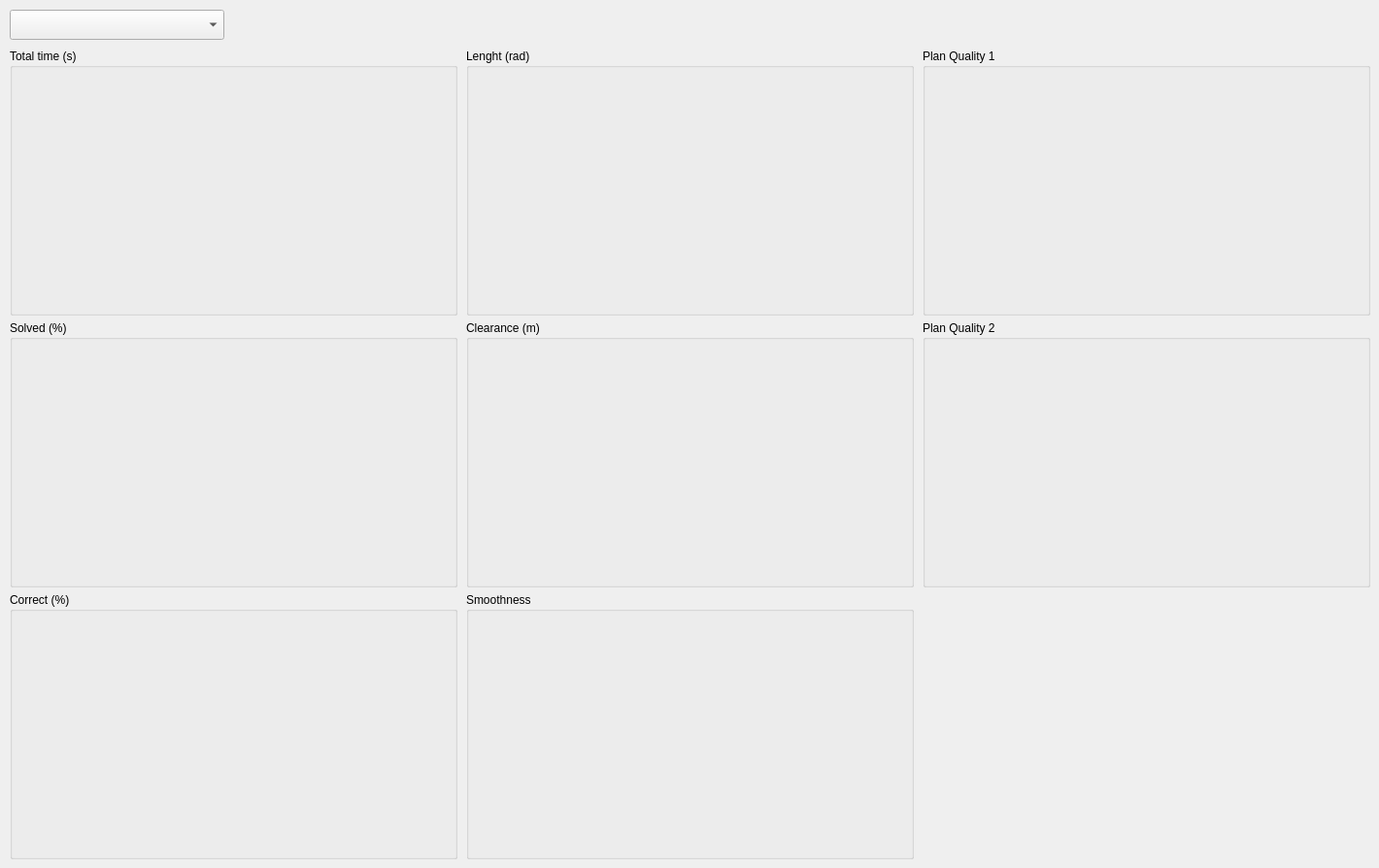
       <widget class="QWidget" name="tab_11">
        <attribute name="title">
         <string>Choose query</string>
        </attribute>
        <widget class="QComboBox" name="queries_combo_box">
         <property name="geometry">
          <rect>
           <x>10</x>
           <y>10</y>
           <width>221</width>
           <height>31</height>
          </rect>
         </property>
         <item>
          <property name="text">
           <string/>
          </property>
         </item>
        </widget>
        <widget class="QGroupBox" name="group_box_43">
         <property name="geometry">
          <rect>
           <x>480</x>
           <y>610</y>
           <width>461</width>
           <height>275</height>
          </rect>
         </property>
         <property name="title">
          <string>Smoothness </string>
         </property>
         <widget class="QWidget" name="verticalLayoutWidget_46">
          <property name="geometry">
           <rect>
            <x>0</x>
            <y>20</y>
            <width>461</width>
            <height>251</height>
           </rect>
          </property>
          <layout class="QVBoxLayout" name="perquery_smoothness_layout_2"/>
         </widget>
        </widget>
        <widget class="QGroupBox" name="group_box_44">
         <property name="geometry">
          <rect>
           <x>950</x>
           <y>50</y>
           <width>461</width>
           <height>275</height>
          </rect>
         </property>
         <property name="title">
          <string>Plan Quality 1</string>
         </property>
         <widget class="QWidget" name="verticalLayoutWidget_47">
          <property name="geometry">
           <rect>
            <x>0</x>
            <y>20</y>
            <width>461</width>
            <height>251</height>
           </rect>
          </property>
          <layout class="QVBoxLayout" name="perquery_quality_1_layout_2"/>
         </widget>
        </widget>
        <widget class="QGroupBox" name="group_box_45">
         <property name="geometry">
          <rect>
           <x>10</x>
           <y>50</y>
           <width>461</width>
           <height>275</height>
          </rect>
         </property>
         <property name="title">
          <string>Total time (s)</string>
         </property>
         <widget class="QWidget" name="verticalLayoutWidget_48">
          <property name="geometry">
           <rect>
            <x>0</x>
            <y>20</y>
            <width>461</width>
            <height>251</height>
           </rect>
          </property>
          <layout class="QVBoxLayout" name="perquery_plan_time_layout_2"/>
         </widget>
        </widget>
        <widget class="QGroupBox" name="group_box_46">
         <property name="geometry">
          <rect>
           <x>10</x>
           <y>330</y>
           <width>461</width>
           <height>275</height>
          </rect>
         </property>
         <property name="title">
          <string>Solved (%)</string>
         </property>
         <widget class="QWidget" name="verticalLayoutWidget_49">
          <property name="geometry">
           <rect>
            <x>0</x>
            <y>20</y>
            <width>461</width>
            <height>251</height>
           </rect>
          </property>
          <layout class="QVBoxLayout" name="perquery_solved_layout_2"/>
         </widget>
        </widget>
        <widget class="QGroupBox" name="group_box_47">
         <property name="geometry">
          <rect>
           <x>950</x>
           <y>330</y>
           <width>461</width>
           <height>275</height>
          </rect>
         </property>
         <property name="title">
          <string>Plan Quality 2</string>
         </property>
         <widget class="QWidget" name="verticalLayoutWidget_50">
          <property name="geometry">
           <rect>
            <x>0</x>
            <y>20</y>
            <width>461</width>
            <height>251</height>
           </rect>
          </property>
          <layout class="QVBoxLayout" name="perquery_quality_2_layout_2"/>
         </widget>
        </widget>
        <widget class="QGroupBox" name="group_box_48">
         <property name="geometry">
          <rect>
           <x>480</x>
           <y>50</y>
           <width>461</width>
           <height>275</height>
          </rect>
         </property>
         <property name="title">
          <string>Lenght (rad)</string>
         </property>
         <widget class="QWidget" name="verticalLayoutWidget_51">
          <property name="geometry">
           <rect>
            <x>0</x>
            <y>20</y>
            <width>461</width>
            <height>251</height>
           </rect>
          </property>
          <layout class="QVBoxLayout" name="perquery_lenght_layout_2"/>
         </widget>
        </widget>
        <widget class="QGroupBox" name="group_box_49">
         <property name="geometry">
          <rect>
           <x>480</x>
           <y>330</y>
           <width>461</width>
           <height>275</height>
          </rect>
         </property>
         <property name="title">
          <string>Clearance (m)</string>
         </property>
         <widget class="QWidget" name="verticalLayoutWidget_52">
          <property name="geometry">
           <rect>
            <x>0</x>
            <y>20</y>
            <width>461</width>
            <height>251</height>
           </rect>
          </property>
          <layout class="QVBoxLayout" name="perquery_clearance_layout_2"/>
         </widget>
        </widget>
        <widget class="QGroupBox" name="group_box_50">
         <property name="geometry">
          <rect>
           <x>10</x>
           <y>610</y>
           <width>461</width>
           <height>275</height>
          </rect>
         </property>
         <property name="title">
          <string>Correct (%)</string>
         </property>
         <widget class="QWidget" name="verticalLayoutWidget_53">
          <property name="geometry">
           <rect>
            <x>0</x>
            <y>20</y>
            <width>461</width>
            <height>251</height>
           </rect>
          </property>
          <layout class="QVBoxLayout" name="perquery_correct_layout_2"/>
         </widget>
        </widget>
       </widget>
